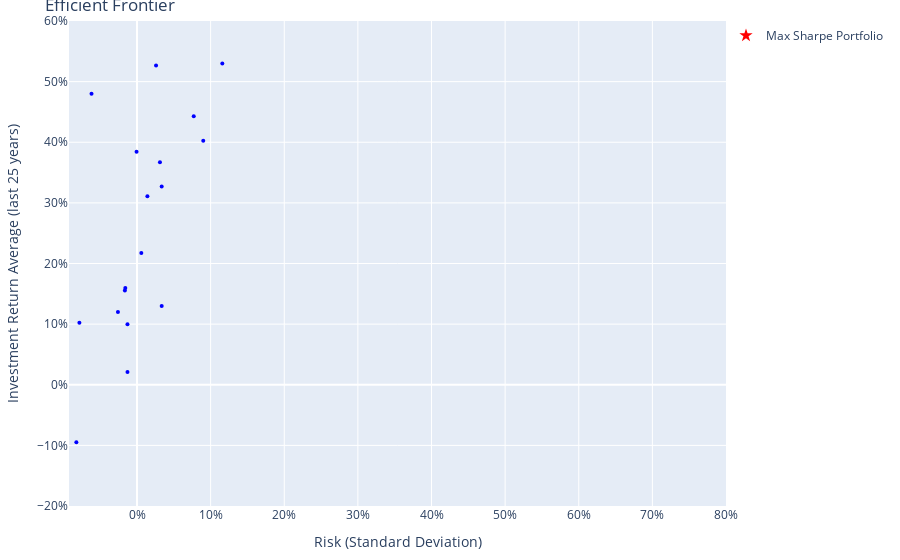

Notebook cell for this chart:
### Markdown cell above
#### Efficient Frontier @TODO finish line

### Code cell
import utilities.plots as plots
importlib.reload(plots)

plots.plot_efficient_frontier(df_view_20y.index.tolist(), df_view_20y['Average Returns'].values, df_view_20y['Average Covariance'].values, mu_20y, S_20y)

### Figure 1 — Plotly figure (JSON) as saved in the notebook; plotly's stock layout.template omitted (floating-point values rounded to 4 significant figures)
{"data": [{"marker": {"color": "blue", "size": 4}, "mode": "markers", "showlegend": false, "text": "TAL", "textposition": "top center", "x": [-0.02588], "y": [0.1201], "type": "scatter"}, {"marker": {"color": "blue", "size": 4}, "mode": "markers", "showlegend": false, "text": "SLP", "textposition": "top center", "x": [-0.01647], "y": [0.1555], "type": "scatter"}, {"marker": {"color": "blue", "size": 4}, "mode": "markers", "showlegend": false, "text": "CENT", "textposition": "top center", "x": [0.03353], "y": [0.1299], "type": "scatter"}, {"marker": {"color": "blue", "size": 4}, "mode": "markers", "showlegend": false, "text": "4816.T", "textposition": "top center", "x": [0.01412], "y": [0.3108], "type": "scatter"}, {"marker": {"color": "blue", "size": 4}, "mode": "markers", "showlegend": false, "text": "SRT3.DE", "textposition": "top center", "x": [-0.01588], "y": [0.1597], "type": "scatter"}, {"marker": {"color": "blue", "size": 4}, "mode": "markers", "showlegend": false, "text": "ADUS", "textposition": "top center", "x": [-0.06176], "y": [0.4801], "type": "scatter"}, {"marker": {"color": "blue", "size": 4}, "mode": "markers", "showlegend": false, "text": "PLUS.L", "textposition": "top center", "x": [0.02588], "y": [0.5265], "type": "scatter"}, {"marker": {"color": "blue", "size": 4}, "mode": "markers", "showlegend": false, "text": "NSSC", "textposition": "top center", "x": [-0.08235], "y": [-0.095], "type": "scatter"}, {"marker": {"color": "blue", "size": 4}, "mode": "markers", "showlegend": false, "text": "PAR", "textposition": "top center", "x": [0.03118], "y": [0.367], "type": "scatter"}, {"marker": {"color": "blue", "size": 4}, "mode": "markers", "showlegend": false, "text": "AOF.DE", "textposition": "top center", "x": [-0.0005882], "y": [0.3842], "type": "scatter"}, {"marker": {"color": "blue", "size": 4}, "mode": "markers", "showlegend": false, "text": "BVB.DE", "textposition": "top center", "x": [-0.07824], "y": [0.1023], "type": "scatter"}, {"marker": {"color": "blue", "size": 4}, "mode": "markers", "showlegend": false, "text": "AG1.DE", "textposition": "top center", "x": [0.07706], "y": [0.443], "type": "scatter"}, {"marker": {"color": "blue", "size": 4}, "mode": "markers", "showlegend": false, "text": "COUR", "textposition": "top center", "x": [0.09], "y": [0.4025], "type": "scatter"}, {"marker": {"color": "blue", "size": 4}, "mode": "markers", "showlegend": false, "text": "ONTF", "textposition": "top center", "x": [0.1159], "y": [0.5298], "type": "scatter"}, {"marker": {"color": "blue", "size": 4}, "mode": "markers", "showlegend": false, "text": "APLD", "textposition": "top center", "x": [0.03353], "y": [0.327], "type": "scatter"}, {"marker": {"color": "blue", "size": 4}, "mode": "markers", "showlegend": false, "text": "EBF", "textposition": "top center", "x": [0.005882], "y": [0.2172], "type": "scatter"}, {"marker": {"color": "blue", "size": 4}, "mode": "markers", "showlegend": false, "text": "MPX", "textposition": "top center", "x": [-0.01294], "y": [0.0212], "type": "scatter"}, {"marker": {"color": "blue", "size": 4}, "mode": "markers", "showlegend": false, "text": "EVLV", "textposition": "top center", "x": [-0.01294], "y": [0.0997], "type": "scatter"}, {"marker": {"color": "red", "size": 10, "symbol": "star"}, "mode": "markers", "name": "Max Sharpe Portfolio", "x": [[0.1201, 0.1555, 0.1299, 0.3108, 0.1597, 0.4801, 0.5265, -0.095, 0.367, 0.3842, 0.1023, 0.443, 0.4025, 0.5298, 0.327, 0.2172, 0.0212, 0.0997]], "y": [[-0.02588, -0.01647, 0.03353, 0.01412, -0.01588, -0.06176, 0.02588, -0.08235, 0.03118, -0.0005882, -0.07824, 0.07706, 0.09, 0.1159, 0.03353, 0.005882, -0.01294, -0.01294]], "type": "scatter"}, {"line": {"color": "blue", "width": 3}, "mode": "lines", "name": "Efficient Frontier", "x": [], "y": [], "type": "scatter"}], "layout": {"margin": {"l": 20, "r": 20, "t": 20, "b": 20}, "xaxis": {"title": {"text": "Risk (Standard Deviation)"}, "tickformat": ".0%", "range": [-0.09235, 0.8]}, "yaxis": {"title": {"text": "Investment Return Average (last 25 years)"}, "tickformat": ".0%", "range": [-0.2, 0.6]}, "legend": {"x": 1, "y": 1}, "title": {"text": "Efficient Frontier"}, "hovermode": "closest"}}
